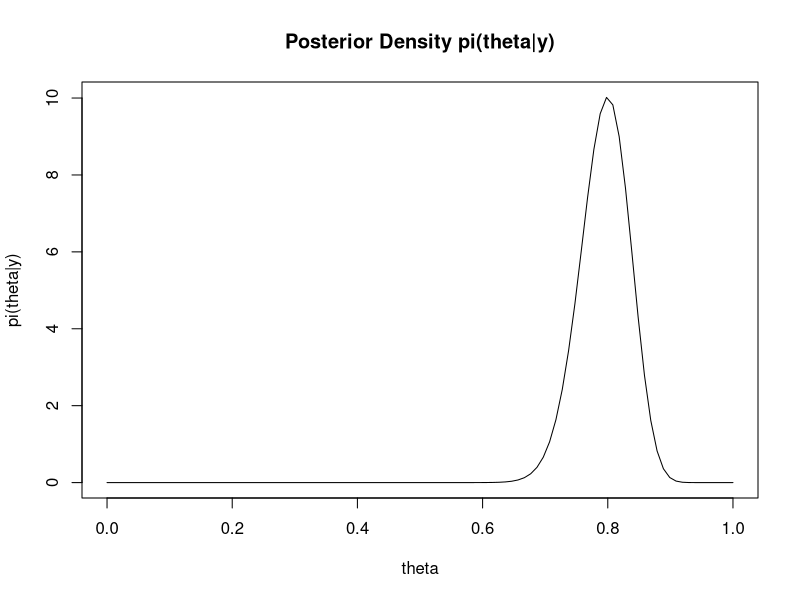
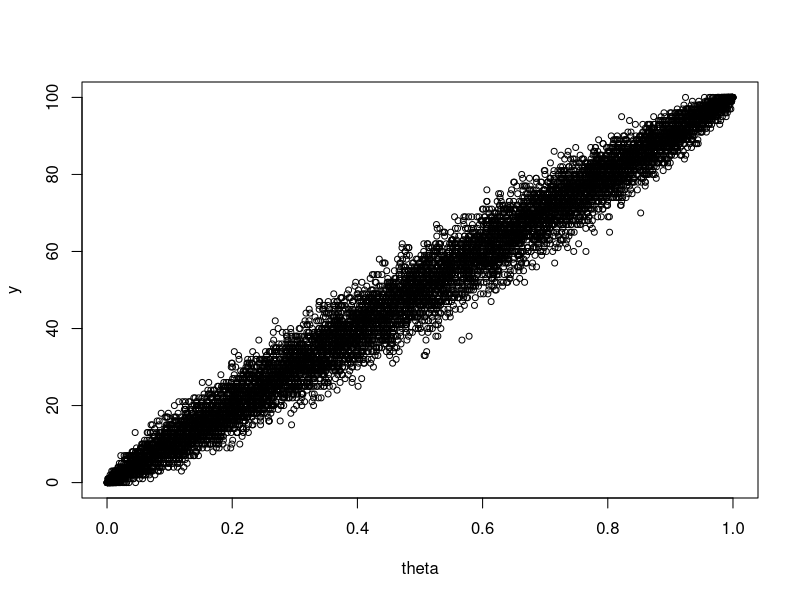

Recreate these plots in R, in order.
## ---- chunk 1
y <- 80
N <- 100
alpha <- beta <- 1

plot(seq(0,1,len=100), dbeta(seq(0,1,len=100), y+alpha, N-y+beta), 
     type='l', ylab="pi(theta|y)", xlab="theta", 
     main="Posterior Density pi(theta|y)")
## ---- chunk 2
# number of pairs (theta, y)
M <- 10^4

# create vectors to store the pairs
theta.vec <- rep(NA, M)
y.vec <- rep(NA, M)

for (i in 1:M) {
  
  # draw theta from the prior
  theta.vec[i] <- rbeta(1, alpha, beta)
  
  # simulate data (i.e. success) from the model 
  # using the value of theta drawn above
  y.vec[i] <- rbinom(1, size = N, prob = theta.vec[i])
  
}

## ---- chunk 3
#| label: scatterplot
#| fig-cap: "Posterior Density for the Success Probability in a Binomial Experiment"
plot(theta.vec, y.vec, cex=0.8 ,xlab = "theta", ylab="y")
